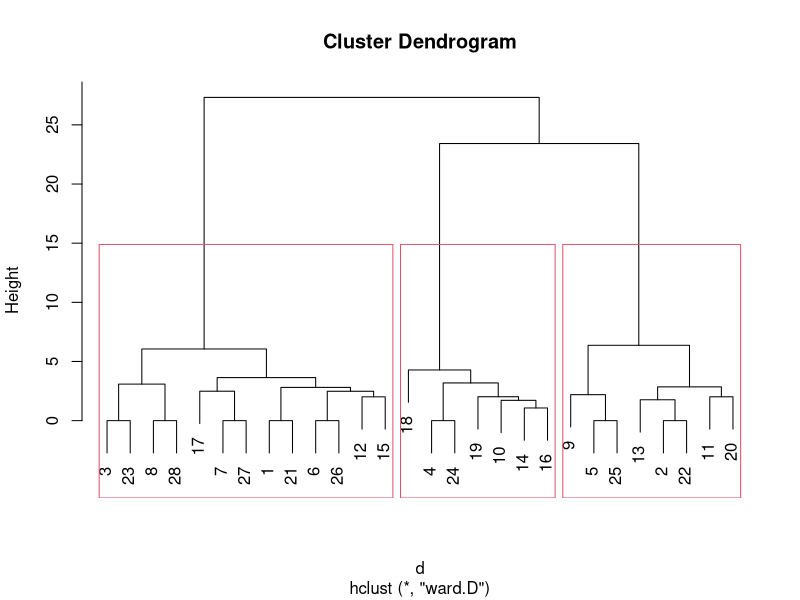
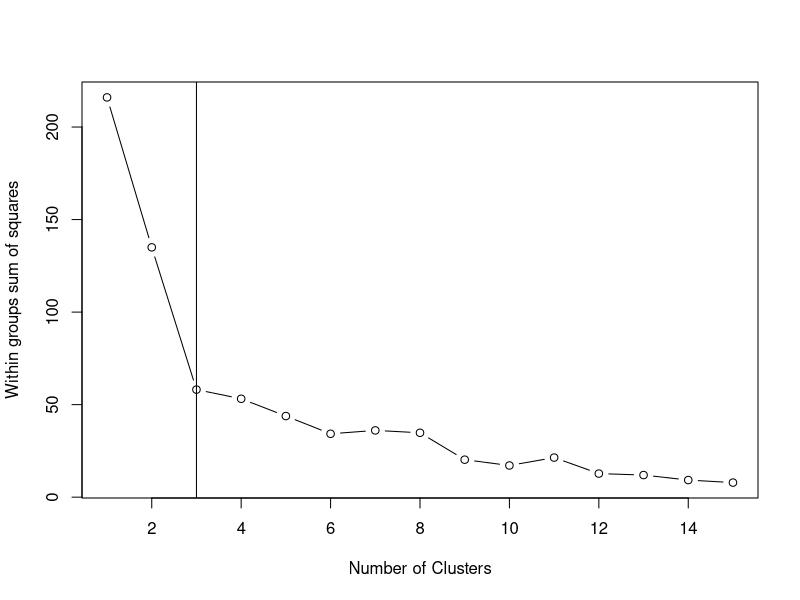

Source code (R) for these figures, in order:
## Carregando o conjunto de dados
shopping <- read.csv('shopping.csv')
shopping <- shopping[,-1]

## Análise descritiva
summary(shopping)

## Obtendo a média por variável
apply(shopping, 2, mean)

## Mudando a escala
pmatrix <- scale(shopping)
pcenter <- attr(pmatrix, "scaled:center")
pscale <- attr(pmatrix, "scaled:scale")

## Criando o cluster
d <- dist(pmatrix, method="euclidean")
pfit <- hclust(d, method="ward")
plot(pfit)

## Desenhando a separação dos clusters
rect.hclust(pfit, k=3)

## K-means pelo método do cotovelo
## da proteína
mydata <- pmatrix
wss <- (nrow(mydata)-1)*sum(apply(mydata,2,var))
for (i in 2:15) wss[i] <- sum(kmeans(mydata,
                                     centers=i)$withinss)
plot(1:15, wss, type="b", xlab="Number of Clusters",
     ylab="Within groups sum of squares")
abline(v=3)

## Pegando os cluster do kmeans
clusters <- kmeans(pmatrix, centers = 3)

## Juntando a informação do cluster
shopping$grupos <- factor(clusters$cluster)

## Perfil das variáveis por grupo
shopping_segments <- split(shopping[,-9], shopping$grupos)
sapply(shopping_segments, function(x) apply(x, 2, mean))
